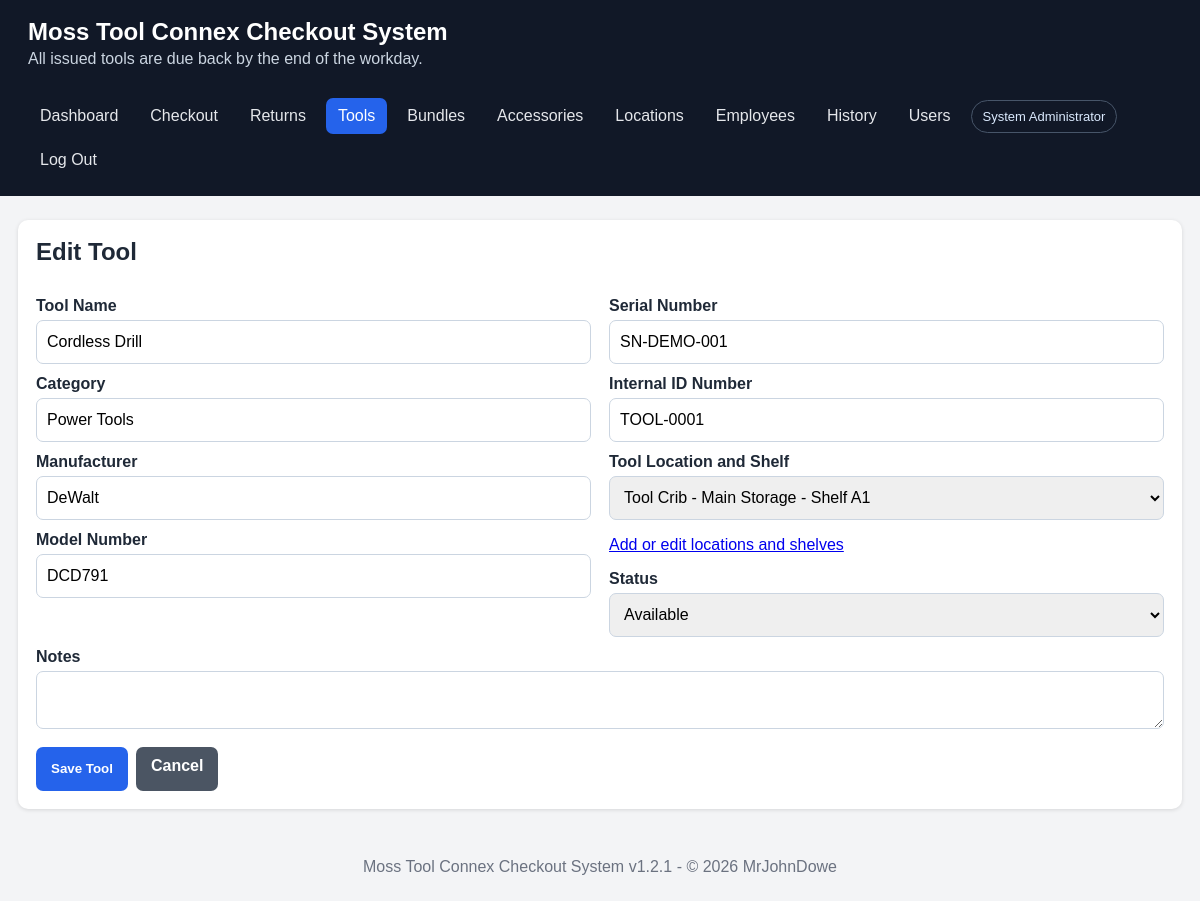
/tool_form.php?id=1 (signed in), run on the app's committed database.
### tables this page shows
CREATE TABLE IF NOT EXISTS tools (
    id INT UNSIGNED AUTO_INCREMENT PRIMARY KEY,
    tool_name VARCHAR(160) NOT NULL,
    category VARCHAR(100) NULL,
    manufacturer VARCHAR(100) NULL,
    model_number VARCHAR(100) NULL,
    serial_number VARCHAR(150) NOT NULL,
    internal_id VARCHAR(100) NOT NULL,
    location_id INT UNSIGNED NULL,
    tool_location VARCHAR(190) NOT NULL,
    status ENUM('available','checked_out','maintenance','retired') NOT NULL DEFAULT 'available',
    notes TEXT NULL,
    created_at DATETIME NOT NULL DEFAULT CURRENT_TIMESTAMP,
    UNIQUE KEY uq_tool_serial (serial_number), UNIQUE KEY uq_tool_internal (internal_id),
    CONSTRAINT fk_tool_location FOREIGN KEY (location_id) REFERENCES tool_locations(id) ON DELETE SET NULL
);

### tool_form.php (the view, shortened to what this page needs)
<?php
require __DIR__.'/includes/header.php'; $pdo=db(); $id=(int)($_GET['id']??$_POST['id']??0);
$tool=['tool_name'=>'','category'=>'','manufacturer'=>'','model_number'=>'','serial_number'=>'','internal_id'=>'','location_id'=>'','tool_location'=>'','status'=>'available','notes'=>''];
if($id){$s=$pdo->prepare('SELECT * FROM tools WHERE id=?');$s->execute([$id]);$tool=$s->fetch()?:$tool;}
$locations=$pdo->query('SELECT * FROM tool_locations WHERE active=1 OR id='.(int)($tool['location_id']?:0).' ORDER BY location_name,area,shelf')->fetchAll();
?>
<div class="card"><h2><?= $id?'Edit':'Add' ?> Tool</h2><form method="post">
<div class="grid two"><div><label>Tool Name</label><input name="tool_name" required value="<?= e($tool['tool_name']) ?>"><label>Category</label><input name="category" value="<?= e($tool['category']) ?>"><label>Manufacturer</label><input name="manufacturer" value="<?= e($tool['manufacturer']) ?>"><label>Model Number</label><input name="model_number" value="<?= e($tool['model_number']) ?>"></div>
<div><label>Serial Number</label><input name="serial_number" required value="<?= e($tool['serial_number']) ?>"><label>Internal ID Number</label><input name="internal_id" required value="<?= e($tool['internal_id']) ?>"><label>Tool Location and Shelf</label><select name="location_id" required><option value="">Select location...</option><?php foreach($locations as $l):?><option value="<?=(int)$l['id']?>" <?=((int)$tool['location_id']===(int)$l['id'])?'selected':''?>><?=e(location_label($l))?></option><?php endforeach;?></select><p class="muted"><a href="locations.php">Add or edit locations and shelves</a></p><label>Status</label><select name="status"><?php foreach(['available','checked_out','maintenance','retired'] as $s): ?><option value="<?= $s ?>" <?= $tool['status']===$s?'selected':'' ?>><?= e(tool_status_label($s)) ?></option><?php endforeach; ?></select></div></div>
<label>Notes</label><textarea name="notes"><?= e($tool['notes']) ?></textarea><div class="actions"><button <?=$locations?'':'disabled'?>>Save Tool</button><a class="button secondary" href="tools.php">Cancel</a></div></form></div>
<?php require __DIR__.'/includes/footer.php'; ?>

### assets/style.css (style rules this page uses)
:root { font-family: Arial, sans-serif; color: #1f2937; background: #f3f4f6; }
* { box-sizing: border-box; }
body { margin: 0; }
.grid { display: grid; gap: 18px; }
.grid.two { grid-template-columns: repeat(auto-fit, minmax(330px, 1fr)); }
.card { background: white; border-radius: 10px; padding: 18px; box-shadow: 0 1px 4px rgba(0,0,0,.12); }
.card h2, .card h3 { margin-top: 0; }
label { display: block; font-weight: 700; margin: 11px 0 5px; }
input, select, textarea { width: 100%; padding: 10px; border: 1px solid #cbd5e1; border-radius: 7px; font: inherit; }
textarea { min-height: 85px; resize: vertical; }
button, .button { display: inline-block; background: #2563eb; color: white; border: 0; border-radius: 7px; padding: 10px 15px; cursor: pointer; text-decoration: none; font-weight: 700; }
.button.secondary { background: #4b5563; }
.actions { display: flex; gap: 8px; flex-wrap: wrap; margin-top: 14px; }
.muted { color: #6b7280; }
body { padding-bottom: env(safe-area-inset-bottom); }
button, .button, input, select, textarea { min-height: 44px; }

### data on the page
tools: tool_name "Cordless Drill", category "Power Tools", manufacturer "DeWalt", model_number "DCD791", serial_number "SN-DEMO-001", internal_id "TOOL-0001", location_id "Tool Crib - Main Storage - Shelf A1"

### other printed values
APP_NAME "Moss Tool Connex Checkout System"
current_user()['full_name'] "System Administrator"
APP_VERSION "1.2.1"
$year "2026"
DEVELEPER_NAME "MrJohnDowe"
form field status "Available"
